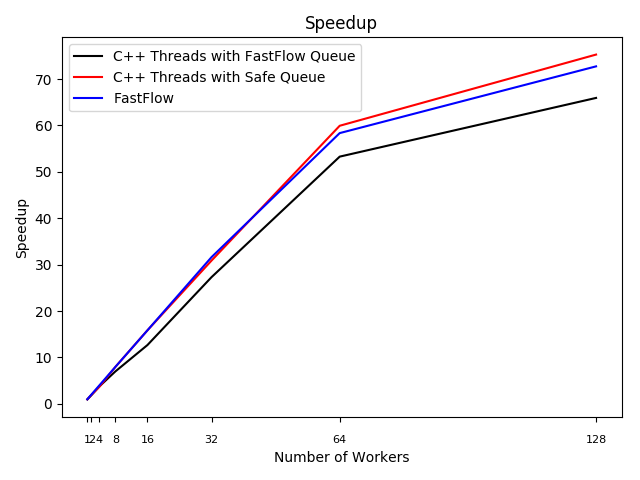

Source code (Python):
import matplotlib.pyplot as plt
import numpy as np
import sys


if(len(sys.argv) > 1):
    x = np.array([1, 2, 4, 8, 16, 32, 64, 128])
    time = [31.37, 38.82, 75.72, 163.06, 295.27, 548.22, 1099.97, 2154.43]
    timeNOSQ = [28.62, 35.95, 69.76, 135.884, 270.16, 585.63, 1123.07, 2154.31]
    timeFastFlow = [29.58, 36.87, 68.04, 135.78,
                    270.09, 539.22, 1076.60, 2151.47]

    tSeq = 2068.25

    y = [tSeq/val for val in time]
    y = [round(val, 2) for val in y]
    y.reverse()

    print y

    tSeq = timeNOSQ[-1]
    y2 = [tSeq/val for val in timeNOSQ]
    y2 = [round(val, 2) for val in y2]
    y2.reverse()

    print y2

    tSeq = timeFastFlow[-1]
    y3 = [tSeq/val for val in timeFastFlow]
    y3 = [round(val, 2) for val in y3]
    y3.reverse()

    print y3

    my_xticks = [1, 2, 4, 8, 16, 32, 64, 128]

    plt.xticks(x, my_xticks)
    plt.tick_params(axis='x', which='major', pad=10, labelsize=8)

    # plt.yticks(x, y)
    plt.plot(x, y, label="C++ Threads with FastFlow Queue", color='black')
    plt.plot(x, y2, marker='', color='red',
             label="C++ Threads with Safe Queue")
    plt.plot(x, y3, marker='', color='blue',
             label="FastFlow")

    plt.xlabel('Number of Workers')
    plt.ylabel('Speedup')

    plt.title(sys.argv[1])
    plt.tight_layout()

    plt.legend()

    plt.savefig(sys.argv[1])

else:
    print("Usage: python " + sys.argv[0] + " Title")
